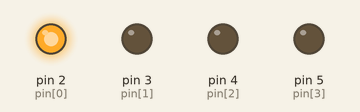
A sketch run on a simulated Arduino Uno, built with avr-gcc and run on an emulated ATmega328P. Shown: output pins drawn as LEDs (lit = HIGH).

Above: at 0.2 s.
At 1.2 s:
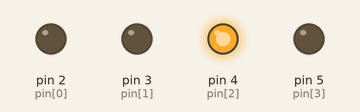
At 2.7 s:
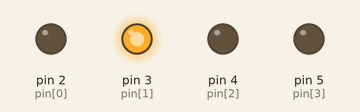
At 3.7 s:
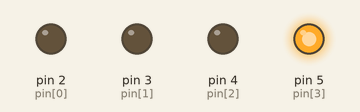
Timing chart, 0 to 4.6 s (numbered marks = the images above):
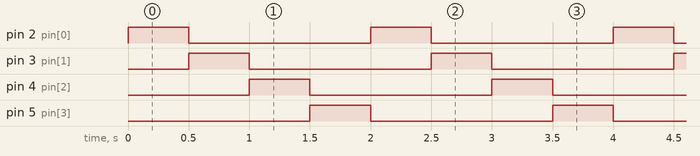

Measured:
- by itself, pin 2 (pin[0]), pin 3 (pin[1]), pin 4 (pin[2]), pin 5 (pin[3]): alternates HIGH for 0.50 s and LOW for 1.5 s
- by itself, everything shown: repeats every 2.0 s, in 4 steps

The sketch:

LED_one_by_one.ino
```cpp
int pin[] = {2,3,4,5};
int state = 0;

void setup()
{
  for(int i = 0; i<4; i++){
    pinMode(pin[i], OUTPUT);
    digitalWrite(pin[i], LOW);
  }
}

void loop()
{
  for(int i = 0; i < 4; i++){
    if(state == i){
      digitalWrite(pin[i], HIGH);
    } else{
      digitalWrite(pin[i], LOW);
    }
  }
  state = (state + 1)%4;
  delay(500);
}
```
